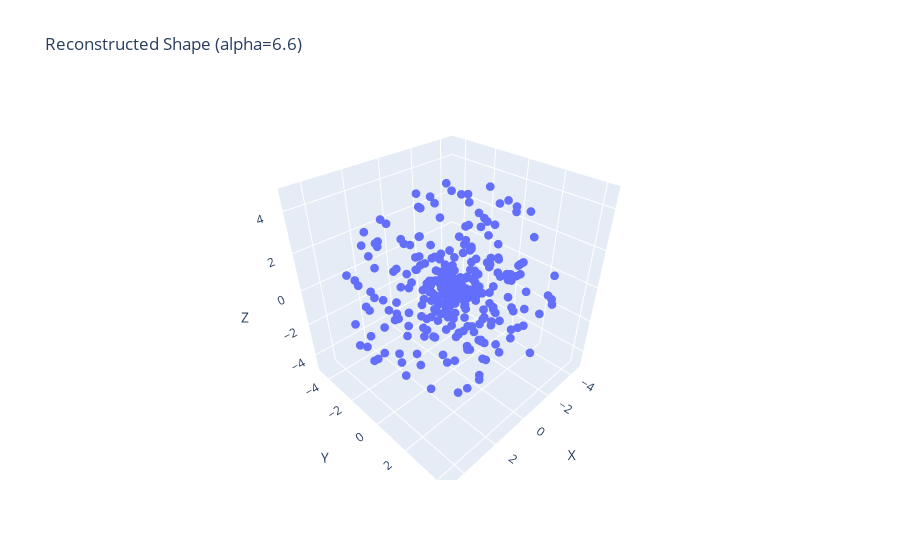

Here is the notebook cell this chart was saved with:
### Code cell
# from inverse_shape_design import *

# alphas_to_reconstruct = [6.6, 9.0]


# for alpha_val in alphas_to_reconstruct:
#     try:
#         # Step A: Fit the representative shape
#         rep_cloud, quality = fit_representative_shape_for_alpha(
#             feature_df=feature_df,
#             a_values=a_values,
#             alpha=alpha_val,
#             n_points=300,   # You can adjust the number of points
#             r_min=0.1,
#             r_max=5.0,
#             max_iter=100,
#             popsize=25,
#             seed=42
#         )

#         # Step B: Print results
#         print(f"\n=== Representative Shape for alpha={alpha_val} ===")
#         print(f"Final objective error: {quality['final_objective']:.6f}")
#         feature_diffs = {k: v for k, v in quality.items() if k.startswith('diff_')}
#         print("Feature differences to target:", feature_diffs)

#         # Step C: Visualize in 3D
#         visualize_point_cloud_plotly(rep_cloud, title=f"Reconstructed Shape (alpha={alpha_val})")
#     except ValueError as e:
#         # For example, if no data was found for that alpha
#         print(f"Could not reconstruct for alpha={alpha_val}: {e}")

### Figure 1 — Plotly figure (JSON) as saved in the notebook; plotly's stock layout.template omitted (floating-point values rounded to 4 significant figures; data arrays with more than 128 entries replaced by an {"elided": "..."} marker saying what was removed)
{"data": [{"marker": {"size": 3}, "mode": "markers", "type": "scatter3d", "x": {"elided": "300 float values"}, "y": {"elided": "300 float values"}, "z": {"elided": "300 float values"}}], "layout": {"scene": {"xaxis": {"title": {"text": "X"}}, "yaxis": {"title": {"text": "Y"}}, "zaxis": {"title": {"text": "Z"}}}, "title": {"text": "Reconstructed Shape (alpha=6.6)"}}}
